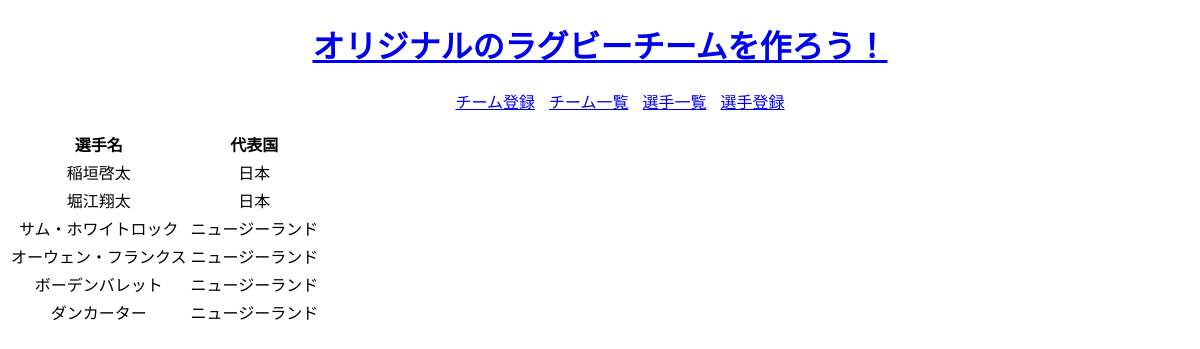
Before: /rugby_team_create/player_list/ with the older database file.
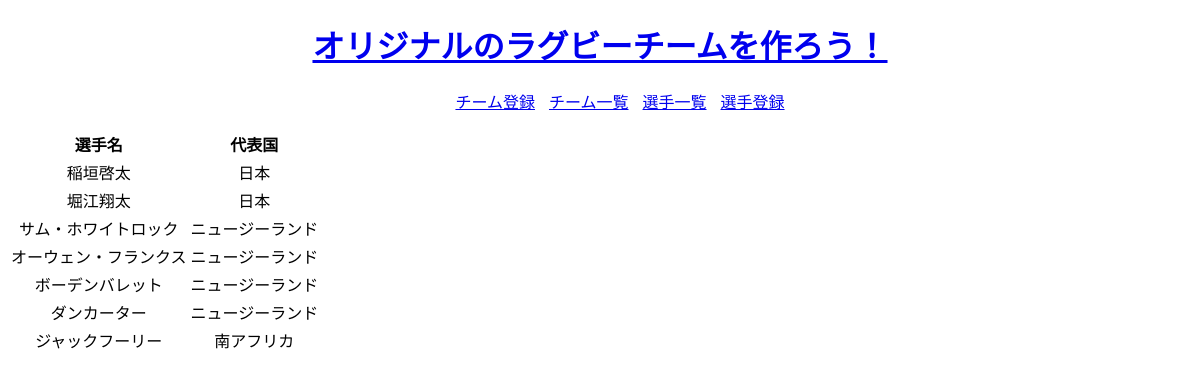
After: the same page with the newer database file.
### rugby_team_create/models.py (models this page shows, shortened)
class Player(models.Model):
    name = models.CharField('選手名', max_length=225)
    nationality = models.CharField('代表チーム', max_length=225)

### rugby_team_create/views.py (the view)
# urls.py: path('player_list/', views.PlayerList.as_view(), name='player_list'),
class PlayerList(generic.ListView):
    model = Player

### rugby_team_create/templates/rugby_team_create/player_list.html (shortened to what this page needs)
{% extends 'rugby_team_create/base.html' %}
{% block main %}
<table class="player_list_table">
  <tr>
    <th>選手名</th>
    <th>代表国</th>
  </tr>
  {% for player in player_list %}
  <tr>
    <td align="center">{{player.name}}</td>
    <td align="center">{{player.nationality}}</td>
  </tr>
  {% endfor %}
</table>
{% endblock %}

Changed rows visible on the page:
added Player: name "ジャックフーリー", nationality "南アフリカ"
